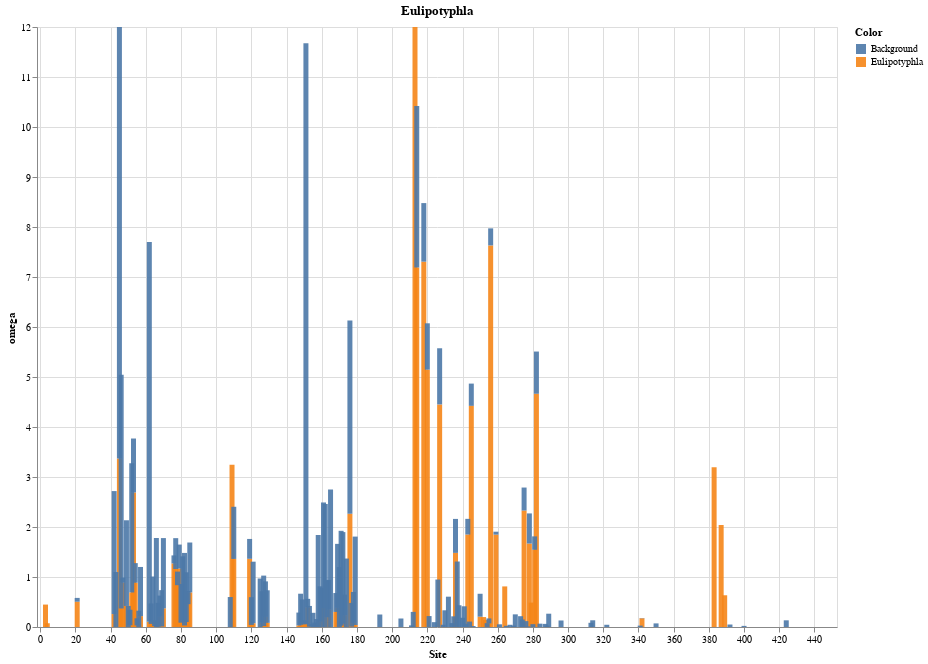

Notebook code for this chart:
### Code cell
source = result
print("BDNF_Recombinants_RELAX_" + Label + ".png")

order = ["Background", Label]

# Test set plot
line1 = alt.Chart(source).mark_bar(opacity=0.9).encode(
    x=alt.X('Site', scale=alt.Scale(domain=(1, 450), clamp=True)),
    y=alt.Y('omega', scale=alt.Scale(domain=(0, 12), clamp=True)),
    color=alt.Color('Color', sort=order),
).properties(
    width=800,
    height=600,
    title=Label)

line1

### Figure 1 — Vega-Lite specification as saved in the notebook (floating-point values rounded to 4 significant figures; data arrays with more than 128 entries replaced by an {"elided": "..."} marker saying what was removed)
{"config": {"view": {"continuousWidth": 400, "continuousHeight": 300}}, "data": {"name": "data-9be749e0feeb5361589c1c86bfa39fc7"}, "mark": {"type": "bar", "opacity": 0.9}, "encoding": {"color": {"type": "nominal", "field": "Color", "sort": ["Background", "Eulipotyphla"]}, "x": {"type": "quantitative", "field": "Site", "scale": {"clamp": true, "domain": [1, 450]}}, "y": {"type": "quantitative", "field": "omega", "scale": {"clamp": true, "domain": [0, 12]}}}, "height": 600, "title": "Eulipotyphla", "width": 800, "$schema": "https://vega.github.io/schema/vega-lite/v4.8.1.json", "datasets": {"data-9be749e0feeb5361589c1c86bfa39fc7": {"elided": "898 records"}}}
